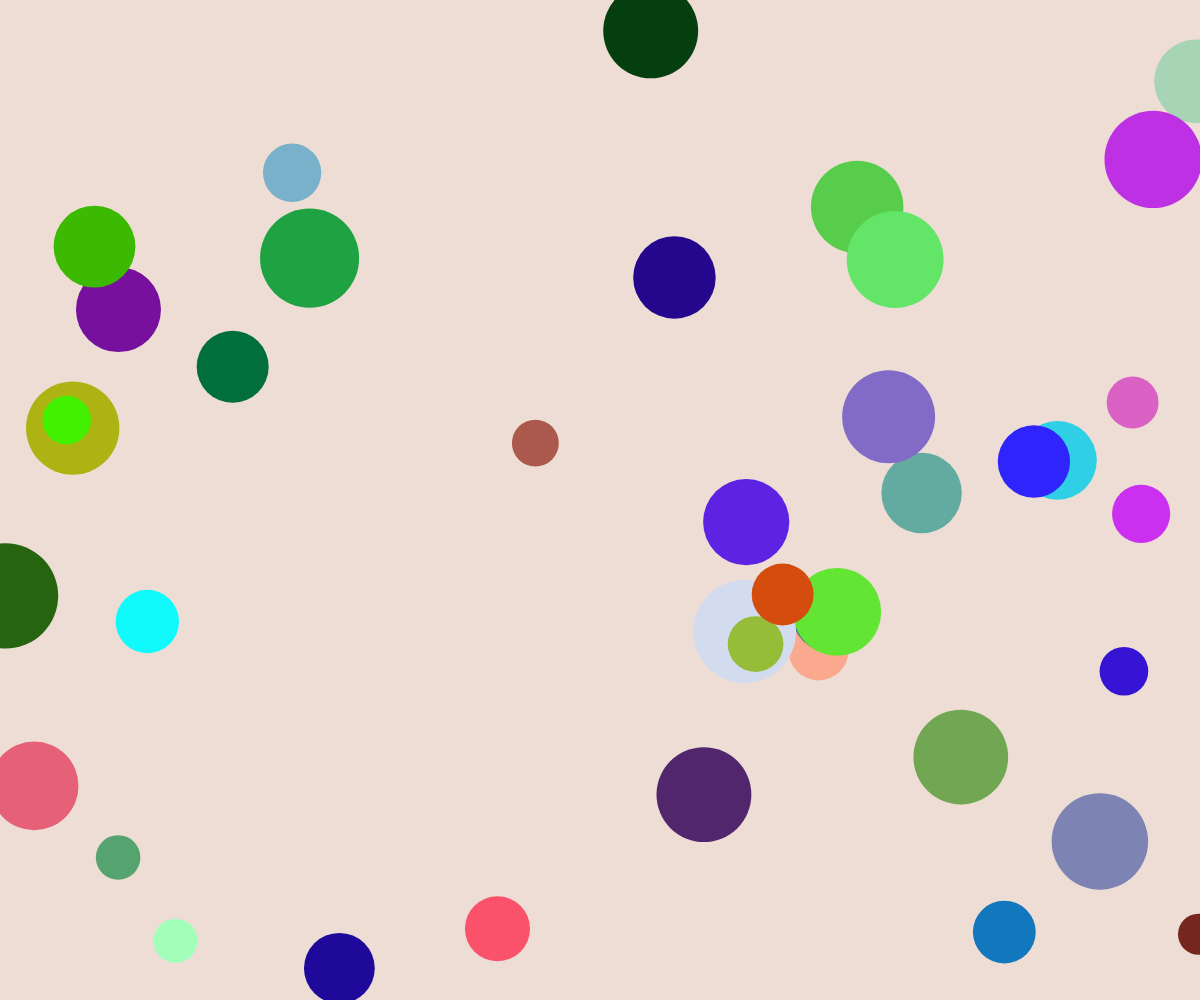
Frame 1 (no input)
Frame 60 (no input): identical to frame 1, image omitted
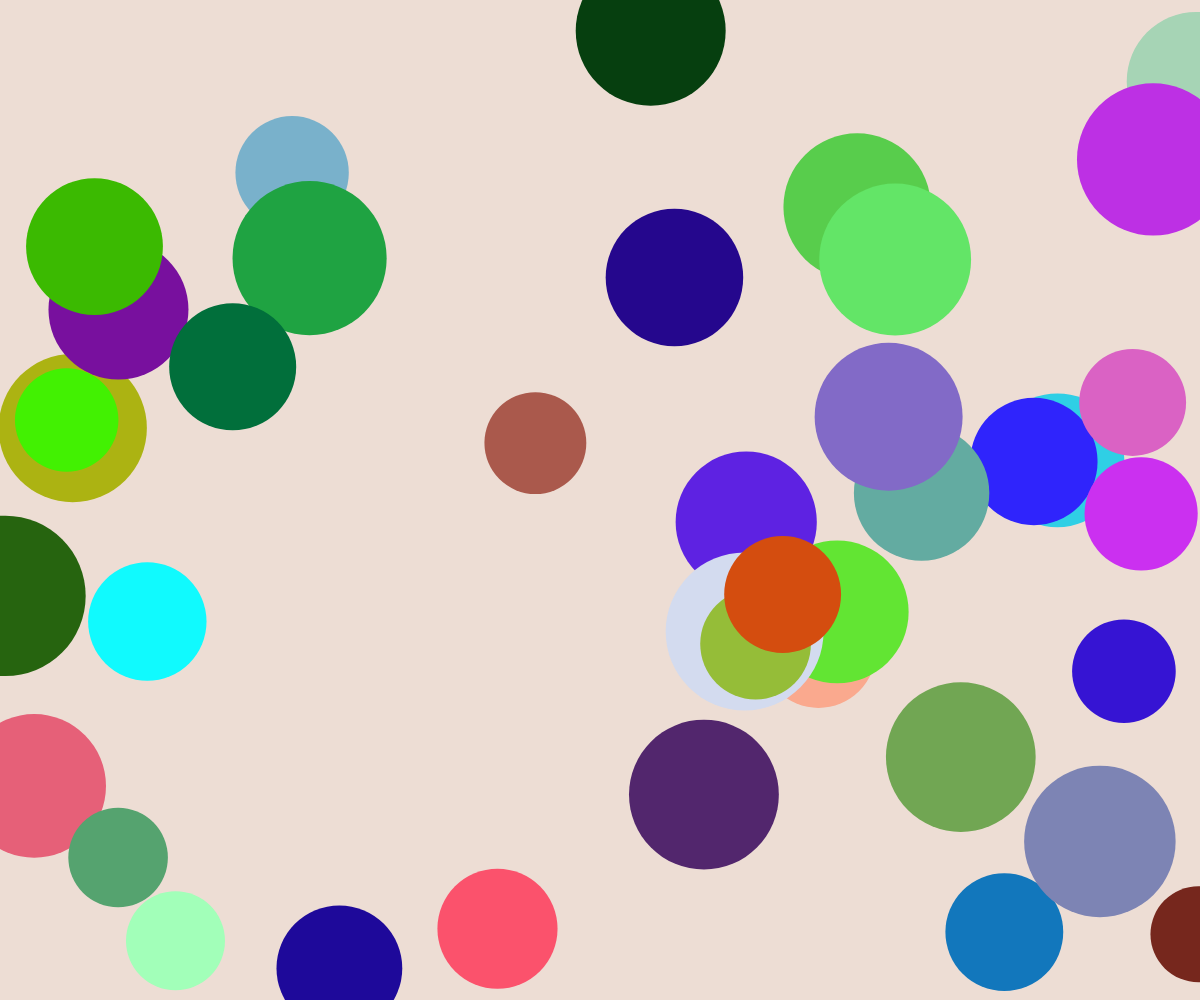
Frame 120 (the mouse pressed at the canvas centre since frame 60)

The p5.js sketch that drew these frames (run headless with seeded random() and noise() and a simulated clock; from frame 60 on, the mouse is pressed at the canvas centre):

// p5.js sketch
// ── sketch.js
let circles = [];

function setup() {
  createCanvas(windowWidth, windowHeight); // 全視窗畫布
  background('#edddd4'); // 背景顏色

  // 生成 40 個圓的初始資料
  for (let i = 0; i < 40; i++) {
    circles.push({
      x: random(width), // 圓的 x 座標
      y: random(height), // 圓的 y 座標
      size: random(30, 100), // 圓的初始大小
      color: color(random(255), random(255), random(255)) // 鮮豔顏色
    });
  }
}

function draw() {
  background('#edddd4'); // 每次重繪背景

  // 計算圓大小的變化幅度
  let sizeOffset = map(mouseX, 0, width, 10, 120);

  // 繪製所有圓
  for (let circle of circles) {
    fill(circle.color);
    noStroke();
    ellipse(circle.x, circle.y, circle.size + sizeOffset); // 圓大小隨滑鼠變化
  }
}

function windowResized() {
  resizeCanvas(windowWidth, windowHeight); // 當視窗大小改變時調整畫布
}

// ── script.js
function showIframe(url) {
  const iframeContainer = document.getElementById('iframe-container');
  const iframe = document.getElementById('content-frame');
  iframe.src = url; // 設定 iframe 的來源網址
  iframeContainer.style.display = 'block'; // 顯示 iframe 容器
}

function hideIframe() {
  const iframeContainer = document.getElementById('iframe-container');
  const iframe = document.getElementById('content-frame');
  iframe.src = ''; // 清空 iframe 的來源網址
  iframeContainer.style.display = 'none'; // 隱藏 iframe 容器
}
// ── style.css
/* css主要設定網頁html的格式設定 */
html, body {
  margin: 0;
  padding: 0;
  height: 100%;
  overflow: hidden;
}

canvas {
  display: block;
  position: absolute;
  top: 0;
  left: 0;
  z-index: 0; /* 最底層 */
}

/* 選單樣式 */
ul {
  list-style: none; /* 移除預設的項目符號 */
  margin: 0;
  padding: 0;
  position: absolute;
  top: 10px;
  right: 10px;
  display: flex; /* 將選單項目排列在同一行 */
  gap: 20px; /* 項目之間的間距 */
  background-color: #766153; /* 選單背景顏色 */
  padding: 10px 20px; /* 增加內邊距 */
  border-radius: 5px; /* 圓角效果 */
  z-index: 2; /* 最上層 */
}

ul li {
  font-size: 30px; /* 文字大小 */
  font-family: "微軟正黑體", Arial, sans-serif; /* 文字字形 */
  color: #f5dfbb; /* 文字顏色 */
  cursor: pointer; /* 滑鼠移動到項目上時顯示指標 */
  position: relative;
}

ul li:hover {
  color: #0582ca; /* 滑鼠移動到項目上時的文字顏色 */
}

/* 子選單樣式 */
.submenu {
  display: none;
  position: absolute;
  top: 40px;
  left: 0;
  background-color: #766153;
  padding: 10px;
  border-radius: 5px;
  flex-direction: column;
  gap: 10px;
  z-index: 3;
}

ul li:hover .submenu {
  display: flex;
}

.submenu li {
  font-size: 20px;
  color: #f5dfbb;
}

.submenu li:hover {
  color: #0582ca;
}

/* iframe 容器樣式 */
#iframe-container {
  position: absolute;
  top: 50%;
  left: 50%;
  transform: translate(-50%, -50%);
  width: 80%;
  height: 80%;
  background-color: rgba(255, 255, 255, 0.2); /* 背景透明度 */
  z-index: 1; /* 第二層 */
  display: none; /* 預設隱藏 */
}

iframe {
  width: 100%;
  height: 100%;
  border: none;
}
